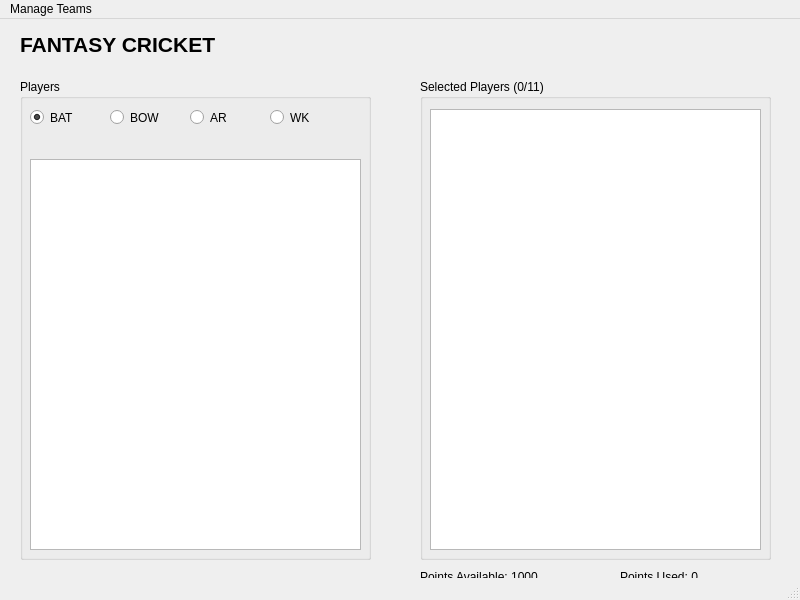
<?xml version="1.0" encoding="UTF-8"?>
<ui version="4.0">
 <class>MainWindow</class>
 <widget class="QMainWindow" name="MainWindow">
  <property name="geometry">
   <rect>
    <x>0</x>
    <y>0</y>
    <width>800</width>
    <height>600</height>
   </rect>
  </property>
  <property name="windowTitle">
   <string>Fantasy Cricket</string>
  </property>
  <widget class="QWidget" name="centralwidget">
   <widget class="QLabel" name="label">
    <property name="geometry">
     <rect>
      <x>20</x>
      <y>10</y>
      <width>201</width>
      <height>31</height>
     </rect>
    </property>
    <property name="font">
     <font>
      <pointsize>16</pointsize>
      <weight>75</weight>
      <bold>true</bold>
     </font>
    </property>
    <property name="text">
     <string>FANTASY CRICKET</string>
    </property>
   </widget>
   <widget class="QGroupBox" name="groupBox">
    <property name="geometry">
     <rect>
      <x>20</x>
      <y>60</y>
      <width>351</width>
      <height>481</height>
     </rect>
    </property>
    <property name="title">
     <string>Players</string>
    </property>
    <widget class="QListWidget" name="listWidgetPlayers">
     <property name="geometry">
      <rect>
       <x>10</x>
       <y>80</y>
       <width>331</width>
       <height>391</height>
      </rect>
     </property>
    </widget>
    <widget class="QRadioButton" name="radioButtonBAT">
     <property name="geometry">
      <rect>
       <x>10</x>
       <y>30</y>
       <width>82</width>
       <height>17</height>
      </rect>
     </property>
     <property name="text">
      <string>BAT</string>
     </property>
     <property name="checked">
      <bool>true</bool>
     </property>
    </widget>
    <widget class="QRadioButton" name="radioButtonBOW">
     <property name="geometry">
      <rect>
       <x>90</x>
       <y>30</y>
       <width>82</width>
       <height>17</height>
      </rect>
     </property>
     <property name="text">
      <string>BOW</string>
     </property>
    </widget>
    <widget class="QRadioButton" name="radioButtonAR">
     <property name="geometry">
      <rect>
       <x>170</x>
       <y>30</y>
       <width>82</width>
       <height>17</height>
      </rect>
     </property>
     <property name="text">
      <string>AR</string>
     </property>
    </widget>
    <widget class="QRadioButton" name="radioButtonWK">
     <property name="geometry">
      <rect>
       <x>250</x>
       <y>30</y>
       <width>82</width>
       <height>17</height>
      </rect>
     </property>
     <property name="text">
      <string>WK</string>
     </property>
    </widget>
   </widget>
   <widget class="QGroupBox" name="groupBox_2">
    <property name="geometry">
     <rect>
      <x>420</x>
      <y>60</y>
      <width>351</width>
      <height>481</height>
     </rect>
    </property>
    <property name="title">
     <string>Selected Players (0/11)</string>
    </property>
    <widget class="QListWidget" name="listWidgetSelected">
     <property name="geometry">
      <rect>
       <x>10</x>
       <y>30</y>
       <width>331</width>
       <height>441</height>
      </rect>
     </property>
    </widget>
   </widget>
   <widget class="QLabel" name="labelPointsAvailable">
    <property name="geometry">
     <rect>
      <x>420</x>
      <y>550</y>
      <width>151</width>
      <height>16</height>
     </rect>
    </property>
    <property name="text">
     <string>Points Available: 1000</string>
    </property>
   </widget>
   <widget class="QLabel" name="labelPointsUsed">
    <property name="geometry">
     <rect>
      <x>620</x>
      <y>550</y>
      <width>151</width>
      <height>16</height>
     </rect>
    </property>
    <property name="text">
     <string>Points Used: 0</string>
    </property>
   </widget>
  </widget>
  <widget class="QMenuBar" name="menubar">
   <property name="geometry">
    <rect>
     <x>0</x>
     <y>0</y>
     <width>800</width>
     <height>21</height>
    </rect>
   </property>
   <widget class="QMenu" name="menuManage_Teams">
    <property name="title">
     <string>Manage Teams</string>
    </property>
    <addaction name="actionNew_Team"/>
    <addaction name="actionOpen_Team"/>
    <addaction name="actionSave_Team"/>
    <addaction name="actionEvaluate_Team"/>
   </widget>
   <addaction name="menuManage_Teams"/>
  </widget>
  <widget class="QStatusBar" name="statusbar"/>
  <action name="actionNew_Team">
   <property name="text">
    <string>New Team</string>
   </property>
  </action>
  <action name="actionOpen_Team">
   <property name="text">
    <string>Open Team</string>
   </property>
  </action>
  <action name="actionSave_Team">
   <property name="text">
    <string>Save Team</string>
   </property>
  </action>
  <action name="actionEvaluate_Team">
   <property name="text">
    <string>Evaluate Team</string>
   </property>
  </action>
 </widget>
 <resources/>
 <connections/>
</ui>
